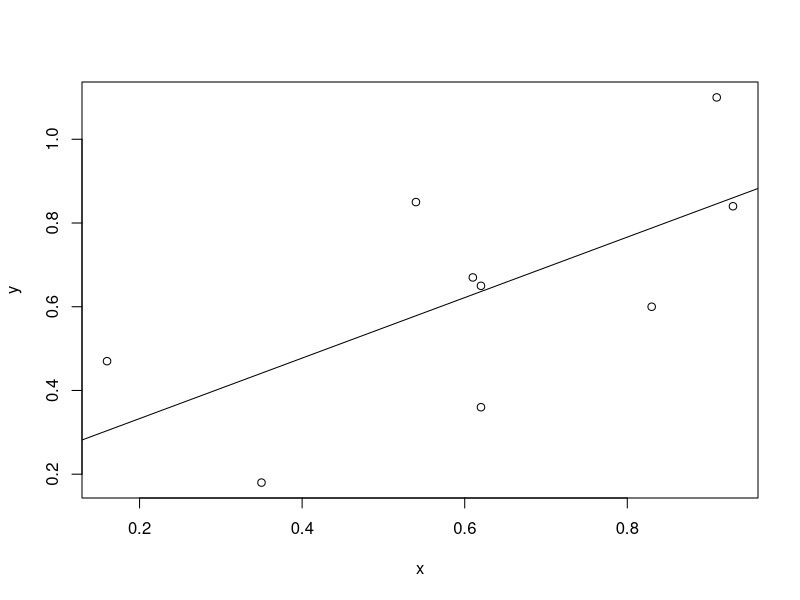
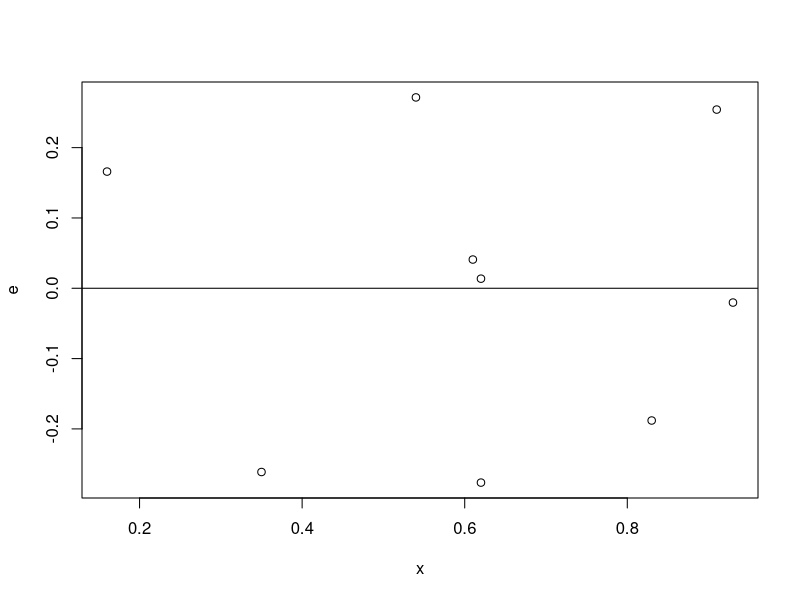

Source code (R) for these figures, in order: (Note: this script raises an error after producing the figures.)
## ---- chunk 1
rm(list = ls())
## ---- chunk 2
x <- c(0.61, 0.93, 0.83, 0.35, 0.54, 0.16, 0.91, 0.62, 0.62)
y <- c(0.67, 0.84, 0.6, 0.18, 0.85, 0.47, 1.1, 0.65, 0.36)
## ---- chunk 3
# Easy way
summary(lm(y ~ x))$coefficients[2,4]
## ---- chunk 4
fit <- lm(y ~ x)
e <- resid(fit)
plot(y ~ x)
abline(fit)
plot(e ~ x)
abline(h = 0)
sqrt(sum(e*e)/(length(e)-2))
sd(e) * sqrt((length(e) - 1)/(length(e) - 2))
## ---- chunk 5
rm(list = ls())
## ---- chunk 6
data(mtcars)
# Easy way
fit <- lm(mpg ~ wt, data = mtcars)
coef <- summary(fit)$coefficients
coef[1,1] + -1 * qt(0.975, df = fit$df) * coef[1,2]
## ---- chunk 7
?mtcars
## ---- chunk 8
fit <- lm(mpg ~ wt, data = mtcars)
coef <- summary(fit)$coefficients
sigma = summary(fit)$sigma
mpg <- predict(fit, newdata = data.frame(wt = 3))
mpg + qt(0.975, df = fit$df) * sigma
## ---- chunk 9
fit <- lm(y ~ I(x/2 - mean(x/2)))
coef <- summary(fit)$coefficients
coef[2,1] + -1 * qt(0.975, df = fit$df) * coef[2,2]
## ---- chunk 10
lm(y ~ x)
lm(y ~ I(x/100))
## ---- chunk 11
l = lm(y ~ x)
lm(y ~ I(x + 10))
## ---- chunk 12
modelA = mean(y)
modelB = lm(y ~ x)
 sum((modelB$fitted.values - y)^2) / sum((modelA - y)^2)
## ---- chunk 13
modelC = lm(y ~ x - 1)
sum(modelC$fitted.values - y)
